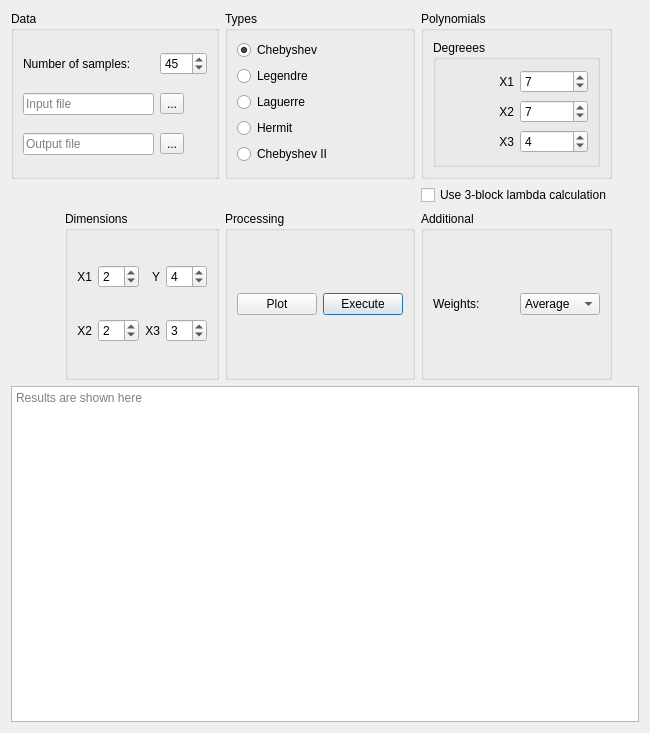
<?xml version="1.0" encoding="UTF-8"?>
<ui version="4.0">
 <class>Form</class>
 <widget class="QWidget" name="Form">
  <property name="geometry">
   <rect>
    <x>0</x>
    <y>0</y>
    <width>650</width>
    <height>733</height>
   </rect>
  </property>
  <property name="windowTitle">
   <string>Form1</string>
  </property>
  <layout class="QGridLayout" name="gridLayout_2">
   <item row="2" column="2">
    <widget class="QGroupBox" name="groupBox_2">
     <property name="sizePolicy">
      <sizepolicy hsizetype="Fixed" vsizetype="Preferred">
       <horstretch>0</horstretch>
       <verstretch>0</verstretch>
      </sizepolicy>
     </property>
     <property name="title">
      <string>Dimensions</string>
     </property>
     <layout class="QGridLayout" name="gridLayout_3">
      <item row="1" column="1">
       <widget class="QSpinBox" name="x1_dim">
        <property name="value">
         <number>2</number>
        </property>
       </widget>
      </item>
      <item row="1" column="0">
       <widget class="QLabel" name="label_2">
        <property name="text">
         <string>X1</string>
        </property>
        <property name="alignment">
         <set>Qt::AlignRight|Qt::AlignTrailing|Qt::AlignVCenter</set>
        </property>
       </widget>
      </item>
      <item row="2" column="1">
       <widget class="QSpinBox" name="x2_dim">
        <property name="value">
         <number>2</number>
        </property>
       </widget>
      </item>
      <item row="2" column="0">
       <widget class="QLabel" name="label_3">
        <property name="text">
         <string>X2</string>
        </property>
        <property name="alignment">
         <set>Qt::AlignRight|Qt::AlignTrailing|Qt::AlignVCenter</set>
        </property>
       </widget>
      </item>
      <item row="2" column="2">
       <widget class="QLabel" name="label_5">
        <property name="text">
         <string>X3</string>
        </property>
        <property name="alignment">
         <set>Qt::AlignRight|Qt::AlignTrailing|Qt::AlignVCenter</set>
        </property>
       </widget>
      </item>
      <item row="1" column="2">
       <widget class="QLabel" name="label_4">
        <property name="text">
         <string>Y</string>
        </property>
        <property name="alignment">
         <set>Qt::AlignRight|Qt::AlignTrailing|Qt::AlignVCenter</set>
        </property>
       </widget>
      </item>
      <item row="2" column="3">
       <widget class="QSpinBox" name="x3_dim">
        <property name="value">
         <number>3</number>
        </property>
       </widget>
      </item>
      <item row="1" column="3">
       <widget class="QSpinBox" name="y_dim">
        <property name="value">
         <number>4</number>
        </property>
       </widget>
      </item>
     </layout>
    </widget>
   </item>
   <item row="2" column="3">
    <widget class="QGroupBox" name="groupBox_6">
     <property name="title">
      <string>Processing</string>
     </property>
     <layout class="QHBoxLayout" name="horizontalLayout_2">
      <item>
       <widget class="QPushButton" name="plot_button">
        <property name="text">
         <string>Plot</string>
        </property>
       </widget>
      </item>
      <item>
       <widget class="QPushButton" name="exec_button">
        <property name="text">
         <string>Execute</string>
        </property>
        <property name="default">
         <bool>true</bool>
        </property>
        <property name="flat">
         <bool>false</bool>
        </property>
       </widget>
      </item>
     </layout>
    </widget>
   </item>
   <item row="6" column="0" rowspan="2" colspan="6">
    <widget class="QTextBrowser" name="results_field">
     <property name="lineWrapMode">
      <enum>QTextEdit::NoWrap</enum>
     </property>
     <property name="readOnly">
      <bool>true</bool>
     </property>
     <property name="html">
      <string>&lt;!DOCTYPE HTML PUBLIC &quot;-//W3C//DTD HTML 4.0//EN&quot; &quot;http://www.w3.org/TR/REC-html40/strict.dtd&quot;&gt;
&lt;html&gt;&lt;head&gt;&lt;meta name=&quot;qrichtext&quot; content=&quot;1&quot; /&gt;&lt;style type=&quot;text/css&quot;&gt;
p, li { white-space: pre-wrap; }
&lt;/style&gt;&lt;/head&gt;&lt;body style=&quot; font-family:'Ubuntu'; font-size:11pt; font-weight:400; font-style:normal;&quot;&gt;
&lt;p style=&quot;-qt-paragraph-type:empty; margin-top:0px; margin-bottom:0px; margin-left:0px; margin-right:0px; -qt-block-indent:0; text-indent:0px; font-family:'.Menio Regular'; font-size:10pt;&quot;&gt;&lt;br /&gt;&lt;/p&gt;&lt;/body&gt;&lt;/html&gt;</string>
     </property>
     <property name="placeholderText">
      <string>Results are shown here</string>
     </property>
    </widget>
   </item>
   <item row="0" column="4">
    <widget class="QGroupBox" name="groupBox_5">
     <property name="title">
      <string>Polynomials</string>
     </property>
     <layout class="QHBoxLayout" name="horizontalLayout">
      <item>
       <widget class="QGroupBox" name="groupBox_4">
        <property name="title">
         <string>Degreees</string>
        </property>
        <layout class="QGridLayout" name="gridLayout_4">
         <item row="0" column="0">
          <widget class="QLabel" name="label_6">
           <property name="text">
            <string>X1</string>
           </property>
           <property name="alignment">
            <set>Qt::AlignRight|Qt::AlignTrailing|Qt::AlignVCenter</set>
           </property>
          </widget>
         </item>
         <item row="2" column="1">
          <widget class="QSpinBox" name="x3_deg">
           <property name="value">
            <number>4</number>
           </property>
          </widget>
         </item>
         <item row="1" column="0">
          <widget class="QLabel" name="label_8">
           <property name="text">
            <string>X2</string>
           </property>
           <property name="alignment">
            <set>Qt::AlignRight|Qt::AlignTrailing|Qt::AlignVCenter</set>
           </property>
          </widget>
         </item>
         <item row="0" column="1">
          <widget class="QSpinBox" name="x1_deg">
           <property name="value">
            <number>7</number>
           </property>
          </widget>
         </item>
         <item row="1" column="1">
          <widget class="QSpinBox" name="x2_deg">
           <property name="value">
            <number>7</number>
           </property>
          </widget>
         </item>
         <item row="2" column="0">
          <widget class="QLabel" name="label_7">
           <property name="text">
            <string>X3</string>
           </property>
           <property name="alignment">
            <set>Qt::AlignRight|Qt::AlignTrailing|Qt::AlignVCenter</set>
           </property>
          </widget>
         </item>
        </layout>
       </widget>
      </item>
     </layout>
    </widget>
   </item>
   <item row="0" column="0" colspan="3">
    <widget class="QGroupBox" name="groupBox">
     <property name="autoFillBackground">
      <bool>false</bool>
     </property>
     <property name="title">
      <string>Data</string>
     </property>
     <layout class="QGridLayout" name="gridLayout_5">
      <item row="2" column="1">
       <widget class="QToolButton" name="select_output">
        <property name="text">
         <string>...</string>
        </property>
       </widget>
      </item>
      <item row="0" column="1">
       <widget class="QSpinBox" name="sample_spin">
        <property name="maximum">
         <number>999</number>
        </property>
        <property name="value">
         <number>45</number>
        </property>
       </widget>
      </item>
      <item row="1" column="1">
       <widget class="QToolButton" name="select_input">
        <property name="text">
         <string>...</string>
        </property>
       </widget>
      </item>
      <item row="1" column="0">
       <widget class="QLineEdit" name="line_input">
        <property name="placeholderText">
         <string>Input file</string>
        </property>
       </widget>
      </item>
      <item row="0" column="0">
       <widget class="QLabel" name="label">
        <property name="text">
         <string>Number of samples:</string>
        </property>
       </widget>
      </item>
      <item row="2" column="0">
       <widget class="QLineEdit" name="line_output">
        <property name="placeholderText">
         <string>Output file</string>
        </property>
       </widget>
      </item>
     </layout>
    </widget>
   </item>
   <item row="0" column="3">
    <widget class="QGroupBox" name="groupBox_3">
     <property name="title">
      <string>Types</string>
     </property>
     <layout class="QVBoxLayout" name="verticalLayout">
      <item>
       <widget class="QRadioButton" name="radio_cheb1">
        <property name="text">
         <string>Chebyshev</string>
        </property>
        <property name="checked">
         <bool>true</bool>
        </property>
       </widget>
      </item>
      <item>
       <widget class="QRadioButton" name="radio_legend">
        <property name="text">
         <string>Legendre</string>
        </property>
       </widget>
      </item>
      <item>
       <widget class="QRadioButton" name="radio_lagg">
        <property name="text">
         <string>Laguerre</string>
        </property>
       </widget>
      </item>
      <item>
       <widget class="QRadioButton" name="radio_herm">
        <property name="text">
         <string>Hermit</string>
        </property>
       </widget>
      </item>
      <item>
       <widget class="QRadioButton" name="radio_cheb2">
        <property name="text">
         <string>Chebyshev II</string>
        </property>
       </widget>
      </item>
     </layout>
    </widget>
   </item>
   <item row="2" column="4">
    <widget class="QGroupBox" name="groupBox_7">
     <property name="title">
      <string>Additional</string>
     </property>
     <layout class="QHBoxLayout" name="horizontalLayout_3">
      <item>
       <widget class="QLabel" name="label_9">
        <property name="text">
         <string>Weights:</string>
        </property>
       </widget>
      </item>
      <item>
       <widget class="QComboBox" name="weights_box">
        <item>
         <property name="text">
          <string>Average</string>
         </property>
        </item>
        <item>
         <property name="text">
          <string>Scaled</string>
         </property>
        </item>
       </widget>
      </item>
     </layout>
    </widget>
   </item>
   <item row="1" column="4">
    <widget class="QCheckBox" name="lambda_check">
     <property name="text">
      <string>Use 3-block lambda calculation</string>
     </property>
    </widget>
   </item>
  </layout>
 </widget>
 <tabstops>
  <tabstop>radio_cheb1</tabstop>
  <tabstop>radio_cheb2</tabstop>
  <tabstop>radio_legend</tabstop>
  <tabstop>radio_lagg</tabstop>
  <tabstop>radio_herm</tabstop>
  <tabstop>x1_deg</tabstop>
  <tabstop>x2_deg</tabstop>
  <tabstop>x3_deg</tabstop>
  <tabstop>x1_dim</tabstop>
  <tabstop>x2_dim</tabstop>
  <tabstop>sample_spin</tabstop>
  <tabstop>line_input</tabstop>
  <tabstop>select_input</tabstop>
  <tabstop>line_output</tabstop>
  <tabstop>select_output</tabstop>
  <tabstop>exec_button</tabstop>
  <tabstop>results_field</tabstop>
 </tabstops>
 <resources/>
 <connections>
  <connection>
   <sender>exec_button</sender>
   <signal>clicked()</signal>
   <receiver>Form</receiver>
   <slot>exec_clicked()</slot>
   <hints>
    <hint type="sourcelabel">
     <x>379</x>
     <y>219</y>
    </hint>
    <hint type="destinationlabel">
     <x>309</x>
     <y>199</y>
    </hint>
   </hints>
  </connection>
  <connection>
   <sender>plot_button</sender>
   <signal>clicked()</signal>
   <receiver>Form</receiver>
   <slot>plot_clicked()</slot>
   <hints>
    <hint type="sourcelabel">
     <x>526</x>
     <y>219</y>
    </hint>
    <hint type="destinationlabel">
     <x>309</x>
     <y>199</y>
    </hint>
   </hints>
  </connection>
  <connection>
   <sender>sample_spin</sender>
   <signal>valueChanged(int)</signal>
   <receiver>Form</receiver>
   <slot>samples_modified(int)</slot>
   <hints>
    <hint type="sourcelabel">
     <x>568</x>
     <y>53</y>
    </hint>
    <hint type="destinationlabel">
     <x>309</x>
     <y>199</y>
    </hint>
   </hints>
  </connection>
  <connection>
   <sender>select_input</sender>
   <signal>clicked()</signal>
   <receiver>Form</receiver>
   <slot>input_clicked()</slot>
   <hints>
    <hint type="sourcelabel">
     <x>557</x>
     <y>95</y>
    </hint>
    <hint type="destinationlabel">
     <x>309</x>
     <y>199</y>
    </hint>
   </hints>
  </connection>
  <connection>
   <sender>select_output</sender>
   <signal>clicked()</signal>
   <receiver>Form</receiver>
   <slot>output_clicked()</slot>
   <hints>
    <hint type="sourcelabel">
     <x>557</x>
     <y>136</y>
    </hint>
    <hint type="destinationlabel">
     <x>309</x>
     <y>199</y>
    </hint>
   </hints>
  </connection>
  <connection>
   <sender>x1_dim</sender>
   <signal>valueChanged(int)</signal>
   <receiver>Form</receiver>
   <slot>dimension_modified(int)</slot>
   <hints>
    <hint type="sourcelabel">
     <x>361</x>
     <y>44</y>
    </hint>
    <hint type="destinationlabel">
     <x>309</x>
     <y>199</y>
    </hint>
   </hints>
  </connection>
  <connection>
   <sender>x2_dim</sender>
   <signal>valueChanged(int)</signal>
   <receiver>Form</receiver>
   <slot>dimension_modified(int)</slot>
   <hints>
    <hint type="sourcelabel">
     <x>361</x>
     <y>78</y>
    </hint>
    <hint type="destinationlabel">
     <x>309</x>
     <y>199</y>
    </hint>
   </hints>
  </connection>
  <connection>
   <sender>x3_dim</sender>
   <signal>valueChanged(int)</signal>
   <receiver>Form</receiver>
   <slot>dimension_modified(int)</slot>
   <hints>
    <hint type="sourcelabel">
     <x>361</x>
     <y>112</y>
    </hint>
    <hint type="destinationlabel">
     <x>309</x>
     <y>199</y>
    </hint>
   </hints>
  </connection>
  <connection>
   <sender>x1_deg</sender>
   <signal>valueChanged(int)</signal>
   <receiver>Form</receiver>
   <slot>degree_modified(int)</slot>
   <hints>
    <hint type="sourcelabel">
     <x>227</x>
     <y>81</y>
    </hint>
    <hint type="destinationlabel">
     <x>309</x>
     <y>199</y>
    </hint>
   </hints>
  </connection>
  <connection>
   <sender>x2_deg</sender>
   <signal>valueChanged(int)</signal>
   <receiver>Form</receiver>
   <slot>degree_modified(int)</slot>
   <hints>
    <hint type="sourcelabel">
     <x>227</x>
     <y>131</y>
    </hint>
    <hint type="destinationlabel">
     <x>309</x>
     <y>199</y>
    </hint>
   </hints>
  </connection>
  <connection>
   <sender>x3_deg</sender>
   <signal>valueChanged(int)</signal>
   <receiver>Form</receiver>
   <slot>degree_modified(int)</slot>
   <hints>
    <hint type="sourcelabel">
     <x>244</x>
     <y>133</y>
    </hint>
    <hint type="destinationlabel">
     <x>309</x>
     <y>199</y>
    </hint>
   </hints>
  </connection>
  <connection>
   <sender>radio_cheb1</sender>
   <signal>toggled(bool)</signal>
   <receiver>Form</receiver>
   <slot>type_modified(bool)</slot>
   <hints>
    <hint type="sourcelabel">
     <x>86</x>
     <y>78</y>
    </hint>
    <hint type="destinationlabel">
     <x>309</x>
     <y>199</y>
    </hint>
   </hints>
  </connection>
  <connection>
   <sender>radio_cheb2</sender>
   <signal>toggled(bool)</signal>
   <receiver>Form</receiver>
   <slot>type_modified(bool)</slot>
   <hints>
    <hint type="sourcelabel">
     <x>86</x>
     <y>78</y>
    </hint>
    <hint type="destinationlabel">
     <x>309</x>
     <y>199</y>
    </hint>
   </hints>
  </connection>
  <connection>
   <sender>radio_herm</sender>
   <signal>toggled(bool)</signal>
   <receiver>Form</receiver>
   <slot>type_modified(bool)</slot>
   <hints>
    <hint type="sourcelabel">
     <x>86</x>
     <y>186</y>
    </hint>
    <hint type="destinationlabel">
     <x>309</x>
     <y>199</y>
    </hint>
   </hints>
  </connection>
  <connection>
   <sender>radio_lagg</sender>
   <signal>toggled(bool)</signal>
   <receiver>Form</receiver>
   <slot>type_modified(bool)</slot>
   <hints>
    <hint type="sourcelabel">
     <x>86</x>
     <y>150</y>
    </hint>
    <hint type="destinationlabel">
     <x>309</x>
     <y>199</y>
    </hint>
   </hints>
  </connection>
  <connection>
   <sender>radio_legend</sender>
   <signal>toggled(bool)</signal>
   <receiver>Form</receiver>
   <slot>type_modified(bool)</slot>
   <hints>
    <hint type="sourcelabel">
     <x>86</x>
     <y>114</y>
    </hint>
    <hint type="destinationlabel">
     <x>309</x>
     <y>199</y>
    </hint>
   </hints>
  </connection>
  <connection>
   <sender>Form</sender>
   <signal>output_changed(QString)</signal>
   <receiver>line_output</receiver>
   <slot>setText(QString)</slot>
   <hints>
    <hint type="sourcelabel">
     <x>309</x>
     <y>199</y>
    </hint>
    <hint type="destinationlabel">
     <x>483</x>
     <y>136</y>
    </hint>
   </hints>
  </connection>
  <connection>
   <sender>Form</sender>
   <signal>input_changed(QString)</signal>
   <receiver>line_input</receiver>
   <slot>setText(QString)</slot>
   <hints>
    <hint type="sourcelabel">
     <x>309</x>
     <y>199</y>
    </hint>
    <hint type="destinationlabel">
     <x>483</x>
     <y>95</y>
    </hint>
   </hints>
  </connection>
  <connection>
   <sender>line_input</sender>
   <signal>textChanged(QString)</signal>
   <receiver>Form</receiver>
   <slot>input_modified(QString)</slot>
   <hints>
    <hint type="sourcelabel">
     <x>483</x>
     <y>95</y>
    </hint>
    <hint type="destinationlabel">
     <x>309</x>
     <y>199</y>
    </hint>
   </hints>
  </connection>
  <connection>
   <sender>line_output</sender>
   <signal>textChanged(QString)</signal>
   <receiver>Form</receiver>
   <slot>output_modified(QString)</slot>
   <hints>
    <hint type="sourcelabel">
     <x>483</x>
     <y>136</y>
    </hint>
    <hint type="destinationlabel">
     <x>309</x>
     <y>199</y>
    </hint>
   </hints>
  </connection>
  <connection>
   <sender>lambda_check</sender>
   <signal>toggled(bool)</signal>
   <receiver>Form</receiver>
   <slot>lambda_calc_method_changed(bool)</slot>
   <hints>
    <hint type="sourcelabel">
     <x>301</x>
     <y>219</y>
    </hint>
    <hint type="destinationlabel">
     <x>309</x>
     <y>199</y>
    </hint>
   </hints>
  </connection>
  <connection>
   <sender>weights_box</sender>
   <signal>currentIndexChanged(QString)</signal>
   <receiver>Form</receiver>
   <slot>weights_modified(QString)</slot>
   <hints>
    <hint type="sourcelabel">
     <x>136</x>
     <y>220</y>
    </hint>
    <hint type="destinationlabel">
     <x>309</x>
     <y>199</y>
    </hint>
   </hints>
  </connection>
  <connection>
   <sender>y_dim</sender>
   <signal>valueChanged(int)</signal>
   <receiver>Form</receiver>
   <slot>dimension_modified(int)</slot>
   <hints>
    <hint type="sourcelabel">
     <x>378</x>
     <y>146</y>
    </hint>
    <hint type="destinationlabel">
     <x>311</x>
     <y>299</y>
    </hint>
   </hints>
  </connection>
 </connections>
 <slots>
  <signal>input_changed(QString)</signal>
  <signal>output_changed(QString)</signal>
  <signal>x1_dim_changed(int)</signal>
  <signal>x2_dim_changed(int)</signal>
  <signal>x3_dim_changed(int)</signal>
  <signal>x1_deg_changed(int)</signal>
  <signal>x2_deg_changed(int)</signal>
  <signal>x3_deg_changed(int)</signal>
  <signal>type_cheb()</signal>
  <signal>type_lege()</signal>
  <signal>type_lagg()</signal>
  <signal>type_herm()</signal>
  <slot>input_clicked()</slot>
  <slot>output_clicked()</slot>
  <slot>samples_modified(int)</slot>
  <slot>dimension_modified(int)</slot>
  <slot>degree_modified(int)</slot>
  <slot>type_modified(bool)</slot>
  <slot>plot_clicked()</slot>
  <slot>exec_clicked()</slot>
  <slot>input_modified(QString)</slot>
  <slot>output_modified(QString)</slot>
  <slot>weights_modified(QString)</slot>
  <slot>lambda_calc_method_changed(bool)</slot>
 </slots>
</ui>
